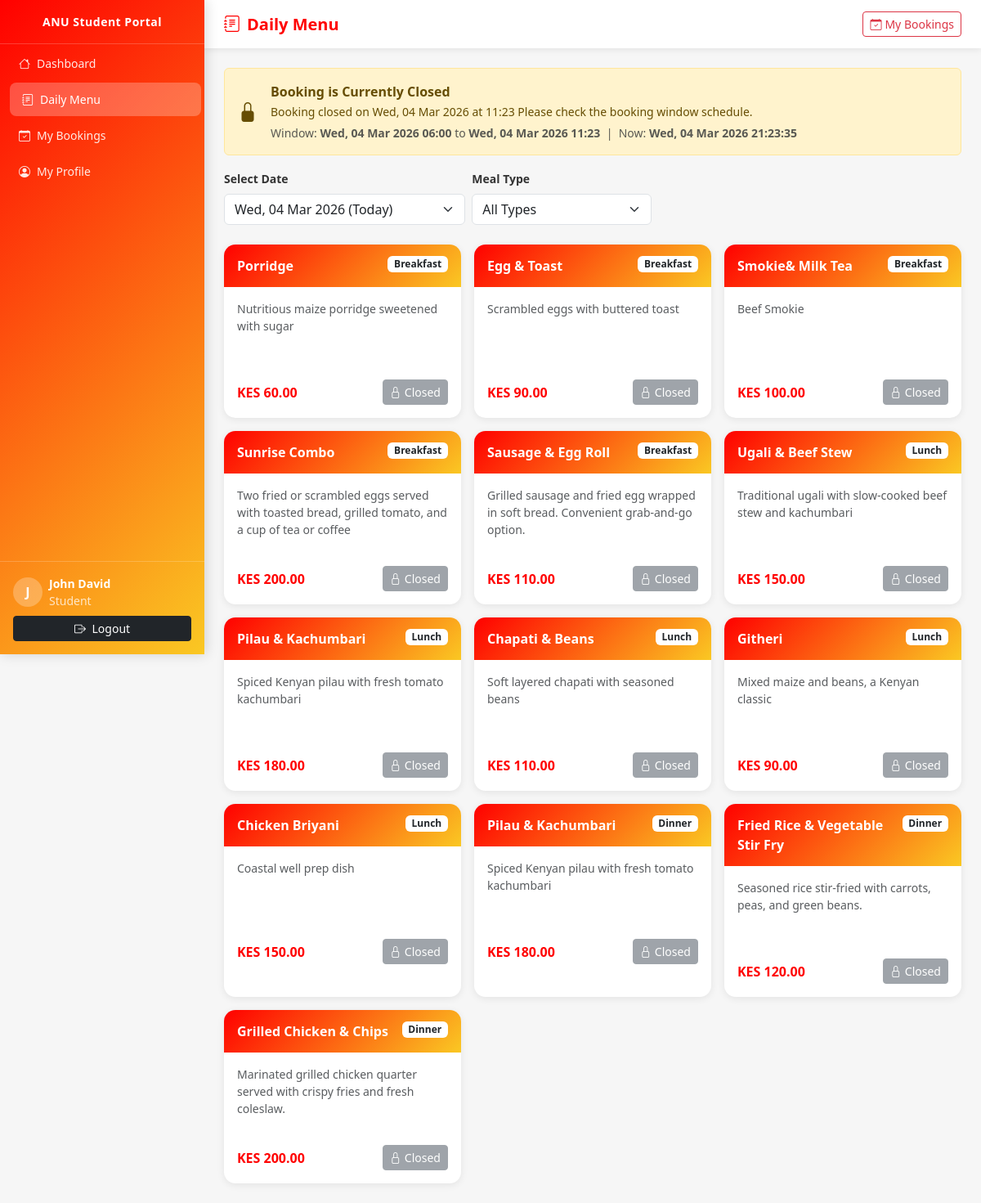
Page /student/menu.php?date=2026-02-26 (signed in) on the committed database.
### tables this page shows
CREATE TABLE `settings` (
  `id` int(11) NOT NULL,
  `setting_key` varchar(100) NOT NULL,
  `setting_value` text DEFAULT NULL,
  `updated_at` timestamp NOT NULL DEFAULT current_timestamp() ON UPDATE current_timestamp()
);

CREATE TABLE `menus` (
  `id` int(11) NOT NULL,
  `name` varchar(150) NOT NULL,
  `type` enum('Breakfast','Lunch','Dinner') NOT NULL,
  `date` date NOT NULL,
  `description` text DEFAULT NULL,
  `price` decimal(8,2) DEFAULT 0.00,
  `available` tinyint(1) DEFAULT 1,
  `created_by` int(11) DEFAULT NULL,
  `created_at` timestamp NOT NULL DEFAULT current_timestamp()
);

### includes/auth.php (called while the page is built, shortened)
<?php
function getSetting($conn, $key, $default = '') {
    $stmt = $conn->prepare("SELECT setting_value FROM settings WHERE setting_key = ?");
    $stmt->bind_param("s", $key);
    $stmt->execute();
    $res = $stmt->get_result()->fetch_assoc();
    return $res ? $res['setting_value'] : $default;
}
function checkMaintenance($conn) {
    if (getSetting($conn, 'maintenance_mode', '0') !== '1') return;
    $now = date('D, d M Y H:i:s');
    die('<!DOCTYPE html>
<html lang="en">
<head>
<meta charset="UTF-8">
<meta name="viewport" content="width=device-width,initial-scale=1">
<title>System Maintenance | ANU</title>
<link rel="stylesheet" href="https://cdn.jsdelivr.net/npm/bootstrap@5.3.2/dist/css/bootstrap.min.css">
<link rel="stylesheet" href="https://cdn.jsdelivr.net/npm/bootstrap-icons@1.11.3/font/bootstrap-icons.min.css">
<style>
body { background: linear-gradient(135deg,#fff5f5,#fffde7); }
.maint-card { background:#fff; border-radius:20px; padding:50px 40px; box-shadow:0 10px 40px rgba(0,0,0,.1); max-width:500px; }
.maint-icon { font-size:5rem; animation: spin 4s linear infinite; }
@keyframes spin { 0%,100%{transform:rotate(-10deg)} 50%{transform:rotate(10deg)} }
</style>
</head>
<body class="d-flex align-items-center justify-content-center" style="min-height:100vh;">
<div class="maint-card text-center">
  <div class="maint-icon">🔧</div>
  <h2 class="fw-bold mt-3" style="color:#ff0000;">System Maintenance</h2>
  <p class="text-muted mt-2">Meal booking is temporarily unavailable due to scheduled maintenance.</p>
  <p class="text-muted">Please check back later.</p>
  <div class="alert alert-warning py-2 small mt-3">
    <i class="bi bi-clock me-1"></i><strong>Current time:</strong> ' . $now . '
  </div>
  <a href="../logout.php" class="btn btn-outline-danger mt-2">
    <i class="bi bi-box-arrow-left me-1"></i>Logout
  </a>
</div>
</body></html>');
}
function getBookingWindowStatus($conn) {
    $tz = getSetting($conn, 'timezone', 'Africa/Nairobi');
    $start_raw = getSetting($conn, 'booking_start', '');
    $end_raw   = getSetting($conn, 'booking_end',   '');
    if (empty($start_raw)) {
        $start_raw = date('Y-m-d') . ' ' . getSetting($conn, 'booking_open',  '06:00') . ':00';
    }
    if (empty($end_raw)) {
        $end_raw   = date('Y-m-d') . ' ' . getSetting($conn, 'booking_close', '22:00') . ':00';
    }
    $now_ts   = time();
    $start_ts = strtotime($start_raw);
    $end_ts   = strtotime($end_raw);
    $is_open = ($now_ts >= $start_ts && $now_ts <= $end_ts);
    return [
        'open'        => $is_open,
        'start'       => $start_raw,
        'end'         => $end_raw,
        'start_fmt'   => date('D, d M Y H:i', $start_ts),
        'end_fmt'     => date('D, d M Y H:i', $end_ts),
        'now'         => date('Y-m-d H:i:s'),
        'now_fmt'     => date('D, d M Y H:i:s'),
        'reason'      => $is_open ? '' : ($now_ts < $start_ts
            ? 'Booking opens on ' . date('D, d M Y \a\t H:i', $start_ts)
            : 'Booking closed on ' . date('D, d M Y \a\t H:i', $end_ts)),
    ];
}

### student/menu.php (the view, shortened to what this page needs)
<?php
require_once '../includes/auth.php';
checkMaintenance($conn);
$bw          = getBookingWindowStatus($conn);
$view_date    = $conn->real_escape_string($_GET['date'] ?? date('Y-m-d'));
$where        = "WHERE date='$view_date' AND available=1";
$menus        = $conn->query("SELECT * FROM menus $where ORDER BY FIELD(type,'Breakfast','Lunch','Dinner')");
$date_options = $conn->query("SELECT DISTINCT date FROM menus WHERE date>=CURDATE() AND date<=DATE_ADD(CURDATE(),INTERVAL 7 DAY) AND available=1 ORDER BY date ASC");
$booked_ids   = [];
?>
<!DOCTYPE html>
<html lang="en">
<head>
<link rel="stylesheet" href="https://cdn.jsdelivr.net/npm/bootstrap@5.3.2/dist/css/bootstrap.min.css">
<link rel="stylesheet" href="https://cdn.jsdelivr.net/npm/bootstrap-icons@1.11.3/font/bootstrap-icons.min.css">
<link rel="stylesheet" href="../public/css/style.css">
</head>
<body>
<div class="d-flex">
<?php include '../includes/student_sidebar.php'; ?>
<div class="main-content flex-grow-1">
<div class="topbar d-flex justify-content-between align-items-center">
  <h1><i class="bi bi-journal-text me-2"></i>Daily Menu</h1>
  <a href="my_bookings.php" class="btn btn-sm btn-outline-danger">
    <i class="bi bi-calendar-check me-1"></i>My Bookings
  </a>
</div>
<div class="p-4 fade-in-up">
<?php
$maint_on = (getSetting($conn, 'maintenance_mode', '0') === '1');
?>
<?php if ($maint_on): ?>
<div class="alert alert-danger d-flex align-items-center gap-3 mb-3">
  <i class="bi bi-tools fs-4"></i>
  <div>
    <strong>System Maintenance</strong><br>
    <span class="small">Meal booking is temporarily unavailable due to maintenance. Please check back later.</span>
  </div>
</div>
<?php elseif (!$bw['open']): ?>
<div class="alert alert-warning d-flex align-items-center gap-3 mb-3">
  <i class="bi bi-lock-fill fs-4"></i>
  <div>
    <strong>Booking is Currently Closed</strong><br>
    <span class="small">
      <?= !empty($bw['reason']) ? htmlspecialchars($bw['reason']) : 'Outside the booking window.' ?>
      Please check the booking window schedule.
    </span>
    <div class="mt-1 small text-muted">
      Window: <strong><?= htmlspecialchars($bw['start_fmt'] ?? '—') ?></strong>
      to <strong><?= htmlspecialchars($bw['end_fmt'] ?? '—') ?></strong>
      &nbsp;|&nbsp; Now: <strong><?= htmlspecialchars($bw['now_fmt'] ?? '—') ?></strong>
    </div>
  </div>
</div>
<?php endif; ?>
<form method="GET" class="row g-2 align-items-end mb-4">
  <div class="col-md-4">
    <label class="form-label fw-semibold small">Select Date</label>
    <select name="date" class="form-select" onchange="this.form.submit()">
      <?php
      $today = date('Y-m-d');
      if ($date_options && $date_options->num_rows > 0):
        $date_options->data_seek(0);
        while ($d = $date_options->fetch_assoc()):
          $lbl = ($d['date']==$today)
            ? date('D, d M Y', strtotime($d['date'])).' (Today)'
            : date('D, d M Y', strtotime($d['date']));
      ?>
      <option value="<?= $d['date'] ?>" <?= ($view_date==$d['date'])?'selected':'' ?>><?= $lbl ?></option>
      <?php endwhile; else: ?>
      <option value="<?= $today ?>"><?= date('D, d M Y').' (Today)' ?></option>
      <?php endif; ?>
    </select>
  </div>
  <div class="col-md-3">
    <label class="form-label fw-semibold small">Meal Type</label>
    <select name="type" class="form-select" onchange="this.form.submit()">
      <option value="">All Types</option>
    </select>
  </div>
</form>
<?php if ($menus && $menus->num_rows > 0): ?>
<div class="row g-3">
  <?php while ($m = $menus->fetch_assoc()):
    $already = in_array($m['id'], $booked_ids); ?>
  <div class="col-sm-6 col-lg-4">
    <div class="menu-card h-100 <?= $already?'opacity-75':'' ?>">
      <div class="menu-card-top">
        <div class="d-flex justify-content-between align-items-start">
          <span class="fw-bold"><?= htmlspecialchars($m['name']) ?></span>
          <span class="badge ms-2 bg-white text-dark"><?= $m['type'] ?></span>
        </div>
      </div>
      <div class="p-3 d-flex flex-column" style="min-height:160px;">
        <p class="small text-muted flex-grow-1"><?= htmlspecialchars($m['description'] ?: 'Freshly prepared meal.') ?></p>
        <div class="d-flex justify-content-between align-items-center mt-2">
          <span class="fw-bold" style="color:var(--anu-red);">KES <?= number_format($m['price'],2) ?></span>
          <?php if ($already): ?>
            <span class="badge bg-success"><i class="bi bi-check2 me-1"></i>Booked</span>
          <?php else: ?>
            <form method="POST">
              <?php
              $can_book = $bw['open'] && !$maint_on;
              ?>
              <?php if ($can_book): ?>
              <button type="submit" class="btn btn-anu btn-sm"
                onclick="return confirm('Book <?= htmlspecialchars(addslashes($m['name'])) ?> for <?= date('d M Y', strtotime($view_date)) ?>?')">
                <i class="bi bi-calendar-plus me-1"></i>Book
              </button>
              <?php elseif ($maint_on): ?>
              <button type="button" class="btn btn-secondary btn-sm" disabled title="System under maintenance">
                <i class="bi bi-tools me-1"></i>Maintenance
              </button>
              <?php else: ?>
              <button type="button" class="btn btn-secondary btn-sm" disabled title="Booking window closed">
                <i class="bi bi-lock me-1"></i>Closed
              </button>
              <?php endif; ?>
            </form>
          <?php endif; ?>
        </div>
      </div>
    </div>
  </div>
  <?php endwhile; ?>
</div>
<?php endif; ?>
</div>
</div>
</div>
</body>
</html>

### public/css/style.css (style rules this page uses)
:root { --anu-red: #ff0000; --anu-yellow: #fac823; --anu-dark: #000000; --anu-white: #ffffff; --anu-gray: #f6f6f6; --anu-red-dark: #cc0000; --anu-gradient: linear-gradient(135deg, #ff0000, #fac823); --sidebar-width: 250px; --transition: all 0.3s ease; }
body { font-family: 'Segoe UI', Tahoma, Geneva, Verdana, sans-serif; background: var(--anu-gray); color: #333; }
.main-content { margin-left: var(--sidebar-width); min-height: 100vh; display: flex; flex-direction: column; }
.topbar { background: #fff; box-shadow: 0 2px 8px rgba(0,0,0,0.08); padding: 14px 24px; position: sticky; top: 0; z-index: 90; }
.topbar h1 { color: var(--anu-red); font-size: 20px; margin: 0; font-weight: 700; }
.form-label { font-weight: 600; font-size: 14px; }
.fade-in-up { animation: fadeInUp 0.7s ease; }
.menu-card { background: #fff; border-radius: 14px; box-shadow: 0 2px 10px rgba(0,0,0,0.08); transition: var(--transition); overflow: hidden; }

### student/menu.php (style rules this page uses)
.menu-card { border-radius:14px;overflow:hidden;background:#fff;box-shadow:0 2px 10px rgba(0,0,0,.08);transition:all .25s; }
.menu-card-top { background:linear-gradient(135deg,#ff0000,#fac823);padding:14px 16px;color:#fff; }

### rows in the picture
settings: date "Wed, 04 Mar 2026 (Today)"
menus: name "Porridge", type "Breakfast", description "Nutritious maize porridge sweetened with sugar", price "60.00"
menus: name "Egg & Toast", type "Breakfast", description "Scrambled eggs with buttered toast", price "90.00"
menus: name "Smokie& Milk Tea", type "Breakfast", description "Beef Smokie", price "100.00"
menus: name "Sunrise Combo", type "Breakfast", description "Two fried or scrambled eggs served with toasted bread, grilled tomato, and a cup of tea or coffee", price "200.00"
menus: name "Sausage & Egg Roll", type "Breakfast", description "Grilled sausage and fried egg wrapped in soft bread. Convenient grab-and-go option.", price "110.00"
menus: name "Ugali & Beef Stew", type "Lunch", description "Traditional ugali with slow-cooked beef stew and kachumbari", price "150.00"
menus: name "Pilau & Kachumbari", type "Lunch", description "Spiced Kenyan pilau with fresh tomato kachumbari", price "180.00"
menus: name "Chapati & Beans", type "Lunch", description "Soft layered chapati with seasoned beans", price "110.00"
menus: name "Githeri", type "Lunch", description "Mixed maize and beans, a Kenyan classic", price "90.00"
menus: name "Chicken Briyani", type "Lunch", description "Coastal well prep dish", price "150.00"
menus: name "Pilau & Kachumbari", type "Dinner", description "Spiced Kenyan pilau with fresh tomato kachumbari", price "180.00"
menus: name "Fried Rice & Vegetable Stir Fry", type "Dinner", description "Seasoned rice stir-fried with carrots, peas, and green beans.", price "120.00"
menus: name "Grilled Chicken & Chips", type "Dinner", description "Marinated grilled chicken quarter served with crispy fries and fresh coleslaw.", price "200.00"

### other values in the picture
substr($user['fullname'] ?: $user['username'], 0, 1) "J"
$user['fullname'] "John David"
$bw['reason'] "Booking closed on Wed, 04 Mar 2026 at 11:23"
$bw['start_fmt'] "Wed, 04 Mar 2026 06:00"
$bw['end_fmt'] "Wed, 04 Mar 2026 11:23"
$bw['now_fmt'] "Wed, 04 Mar 2026 21:23:35"
